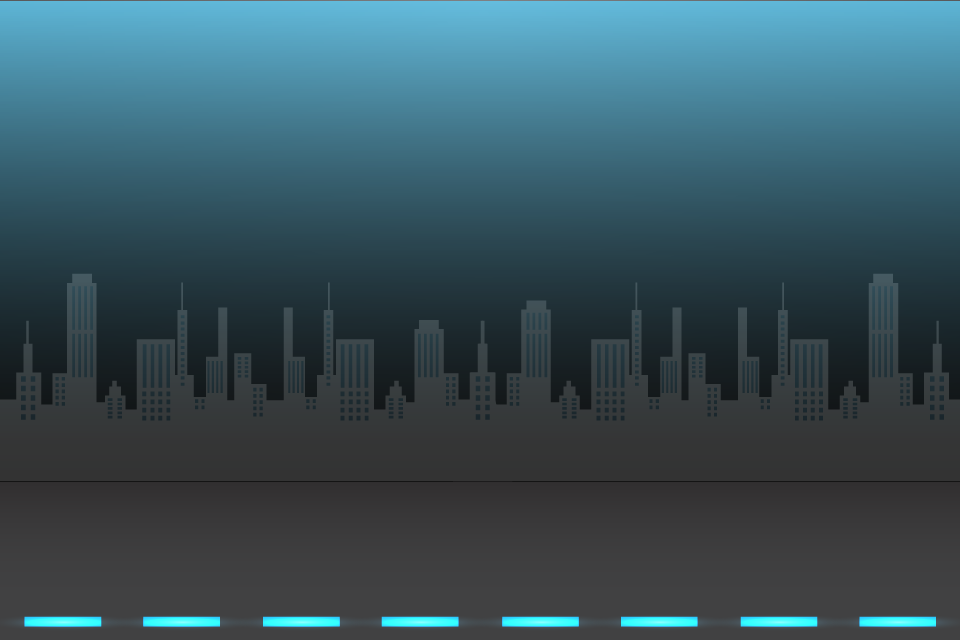

Below is a game level as drawn by its tile map, then a one-line description and the .tmx that defines it (tile-layer data replaced by summaries):
An orthogonal 1x1 tile map with 960x640 px tiles, 1 tile layer (background) and 2 objects (#rock.png).

<map version="1.0" orientation="orthogonal" renderorder="left-down" width="1" height="1" tilewidth="960" tileheight="640">
 <tileset firstgid="1" name="cityBackground" tilewidth="960" tileheight="640">
  <image source="cityBackground.png" width="960" height="640" />
 </tileset>
 <layer name="background" width="1" height="1">
  <data>[1 cells, 1 non-empty, 1 distinct tile ids]</data>
 </layer>
 <objectgroup name="object">
  <object name="#rock.png" x="139" y="276" />
 </objectgroup>
 <objectgroup name="repair">
  <object x="339" y="166" />
 </objectgroup>
</map>
